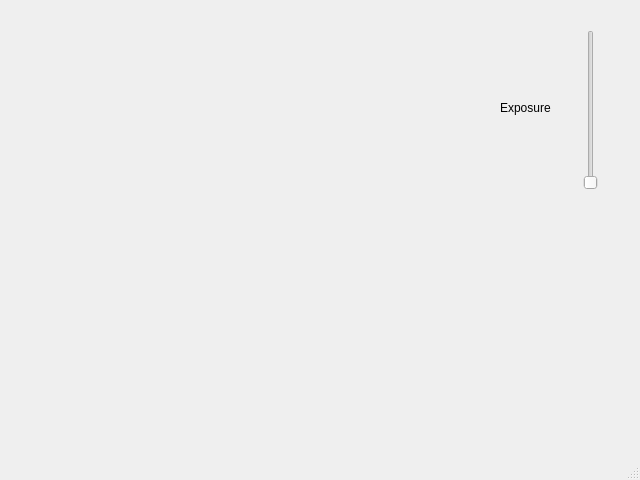
<?xml version="1.0" encoding="UTF-8"?>
<ui version="4.0">
 <class>MainWindow</class>
 <widget class="QMainWindow" name="MainWindow">
  <property name="geometry">
   <rect>
    <x>0</x>
    <y>0</y>
    <width>640</width>
    <height>480</height>
   </rect>
  </property>
  <property name="windowTitle">
   <string>MainWindow</string>
  </property>
  <widget class="QWidget" name="centralwidget">
   <widget class="QLabel" name="lblImage">
    <property name="geometry">
     <rect>
      <x>10</x>
      <y>30</y>
      <width>325</width>
      <height>260</height>
     </rect>
    </property>
    <property name="text">
     <string/>
    </property>
   </widget>
   <widget class="QLabel" name="label">
    <property name="geometry">
     <rect>
      <x>500</x>
      <y>100</y>
      <width>60</width>
      <height>16</height>
     </rect>
    </property>
    <property name="text">
     <string>Exposure</string>
    </property>
   </widget>
   <widget class="QSlider" name="verticalSlider">
    <property name="geometry">
     <rect>
      <x>580</x>
      <y>30</y>
      <width>22</width>
      <height>160</height>
     </rect>
    </property>
    <property name="minimum">
     <number>10</number>
    </property>
    <property name="maximum">
     <number>80000</number>
    </property>
    <property name="singleStep">
     <number>100</number>
    </property>
    <property name="orientation">
     <enum>Qt::Vertical</enum>
    </property>
   </widget>
  </widget>
  <widget class="QStatusBar" name="statusbar"/>
 </widget>
 <resources/>
 <connections/>
</ui>
